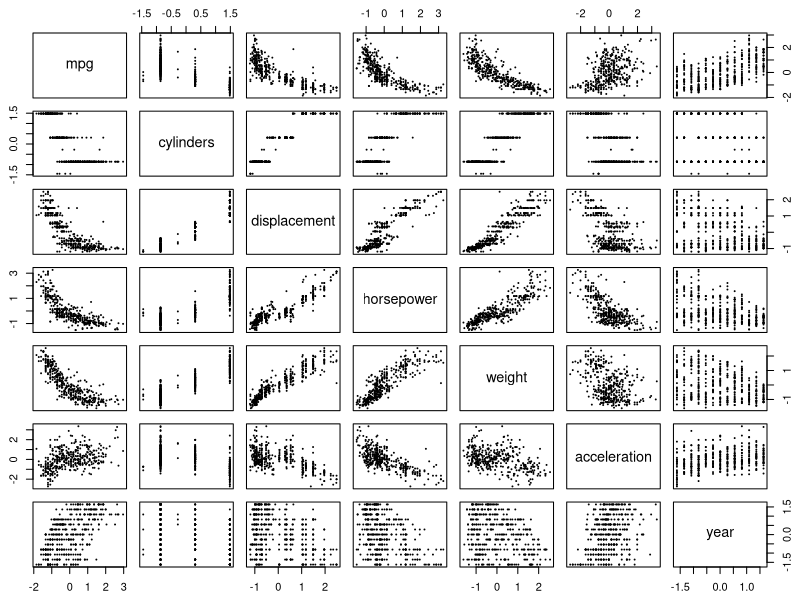
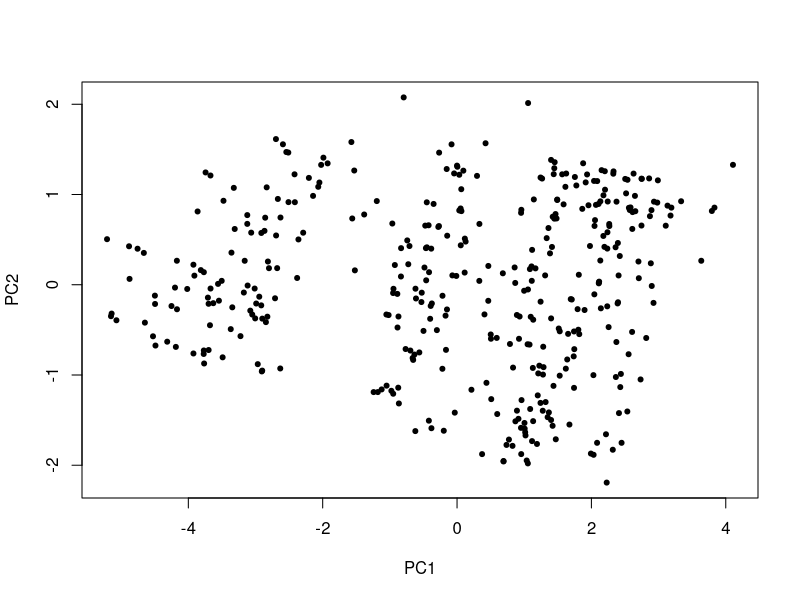
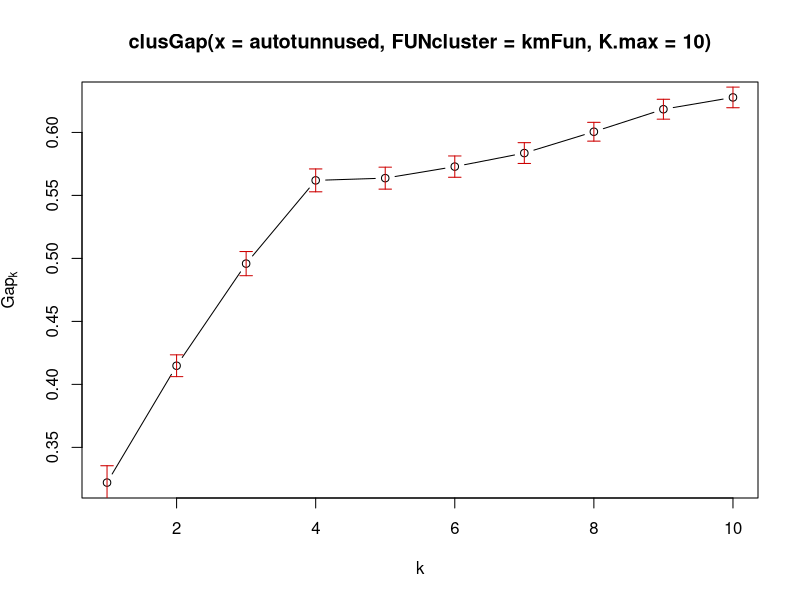
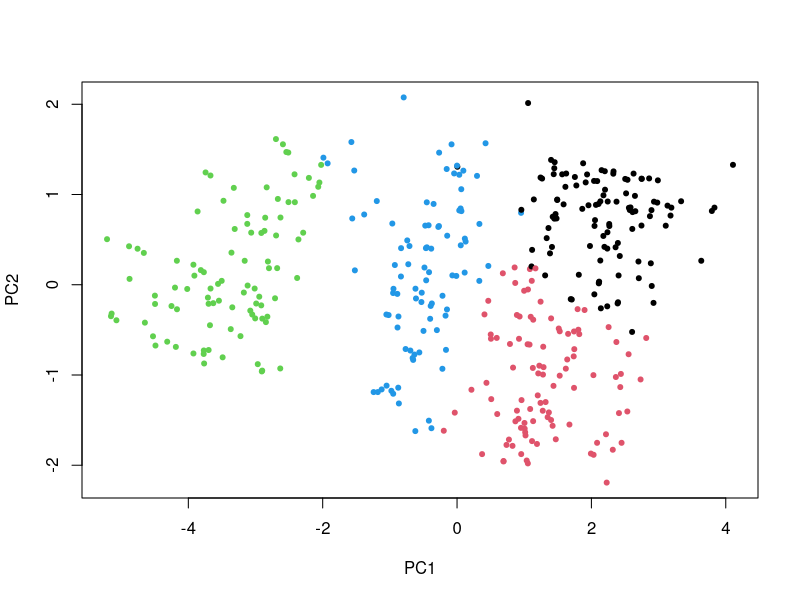

These charts were generated, in order, by the following R code:
## ---- chunk 1
library('magrittr')
autod <- read.csv('andmed/vehicles1983.csv')
str(autod)
autotunnused <- autod[, 1:7]
## ---- chunk 2
head(autotunnused)
autotunnused %<>% scale %>% na.omit
head(autotunnused) %>% round
## ---- chunk 3
pairs(autotunnused, pch = 20, cex = .2, oma = c(2,2,2,2))
## ---- chunk 4
peakomponendid <- prcomp(autotunnused)
plot(peakomponendid$x[, 1:2], pch = 20)
## ---- chunk 5
kkesk <- kmeans(autotunnused, centers = 3)
kkesk
## ---- chunk 6
autod$klaster <- kkesk$cluster
head(autod)
## ---- chunk 7
library('cluster')
kmFun <- function(x, k) kmeans(x, k, nstart = 10)
kmG <- clusGap(autotunnused, kmFun, K.max = 10)
plot(kmG)
## ---- chunk 8
kkesk <- kmeans(autotunnused, centers = 4)
autod$klaster <- kkesk$cluster
## ---- chunk 9
plot(peakomponendid$x[, 1:2], pch = 20, col = autod$klaster)
## ---- chunk 10
kkesk$centers
